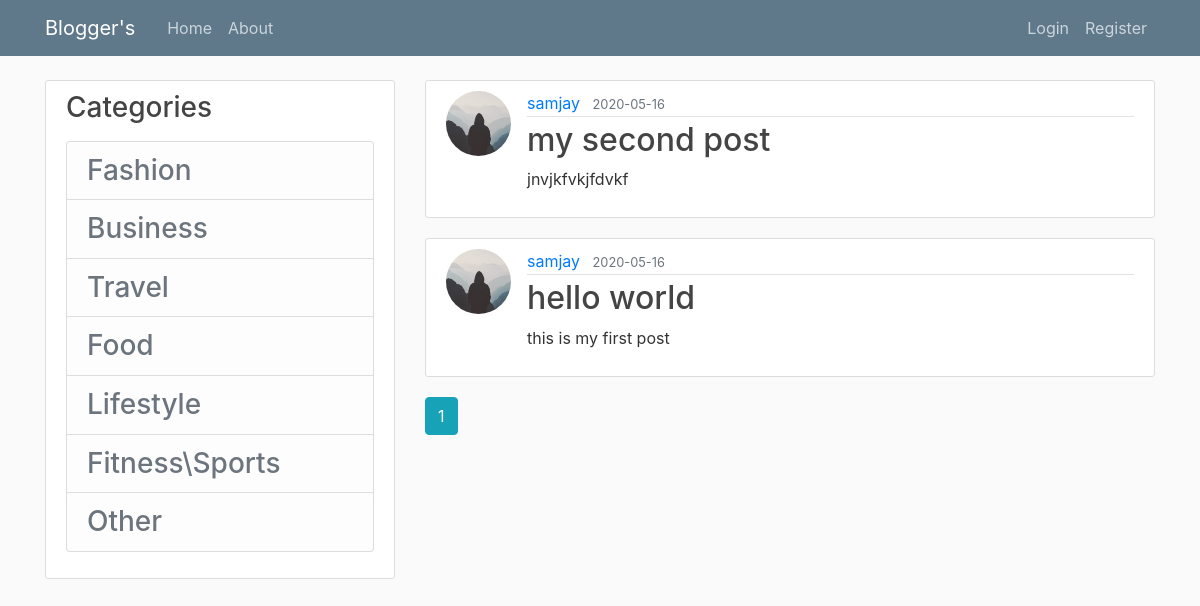
The page /home on the database its author committed.
### blog/models.py (models this page shows, shortened)
class Post(db.Model):
    id = db.Column(db.Integer, primary_key=True)
    category = db.Column(db.Integer, nullable=False)
    title = db.Column(db.String(100), nullable=False)
    date_posted = db.Column(db.DateTime, nullable=False, default=datetime.utcnow)
    content = db.Column(db.Text, nullable=False)
    user_id = db.Column(db.Integer, db.ForeignKey('user.id'), nullable=False)

class User(db.Model, UserMixin):
    id = db.Column(db.Integer, primary_key=True)
    username = db.Column(db.String(20), unique=True, nullable=False)
    email = db.Column(db.String(120), unique=True, nullable=False)
    phone = db.Column(db.String(15), unique=True, nullable=False)
    image_file = db.Column(db.String(20), nullable=False, default='default.jpg')
    password = db.Column(db.String(60), nullable=False)
    posts = db.relationship('Post', backref='author', lazy=True)

### blog/routes.py (the view)
@app.route("/")
@app.route("/home")
def home():
    page = request.args.get('page', 1, type=int)
    posts = Post.query.order_by(Post.date_posted.desc()).paginate(page=page, per_page=3)
    return render_template('home.html', posts=posts)

### blog/templates/home.html
{% extends "layout.html" %}
{% block content %}
    {% for post in posts.items %}
        <article class="media content-section">
            <img class="rounded-circle article-img" src="{{url_for('static', filename='profile_pics/' + post.author.image_file)}}">
            <div class="media-body">
                <div class="article-metadata">
                    <a class="mr-2" href="{{url_for('user_post', username=post.author.username)}}">{{post.author.username}}</a>
                    <small class="text-muted">{{post.date_posted.strftime('%Y-%m-%d')}}</small>
                </div>
                <h2><a class="article-title" href="{{url_for('post', post_id=post.id)}}">{{post.title}}</a></h2>
                <p class="article-content">{{post.content}}</p>
            </div>
        </article>
    {% endfor %}
{% for page_num in posts.iter_pages(left_edge=1, right_edge=1, left_current=1, right_current=2) %}
   {% if page_num %}
         {% if posts.page == page_num %}
             <a class="btn btn-info mb-4" href="{{url_for('home', page=page_num)}}">{{page_num}}</a>
         {% else %}
             <a class="btn btn-outline-info mb-4" href="{{url_for('home', page=page_num)}}">{{page_num}}</a>
         {% endif %}
   {% else %}
    ...
   {% endif %}
{% endfor %}
{% endblock content %}

### blog/templates/layout.html (shortened to what this page needs)
<!DOCTYPE html>
<html lang="en">
<head>
    <link rel="stylesheet" href="https://stackpath.bootstrapcdn.com/bootstrap/4.4.1/css/bootstrap.min.css">
    <link rel="stylesheet" type="text/css" href="{{url_for('static' , filename='main.css')}}">
</head>
<body>
<header class="site-header">
  <nav class="navbar navbar-expand-md navbar-dark bg-steel fixed-top">
    <div class="container">
      <a class="navbar-brand mr-4" href="/">Blogger's</a>
      <div class="collapse navbar-collapse" id="navbarToggle">
        <div class="navbar-nav mr-auto">
          <a class="nav-item nav-link" href="{{url_for('home')}}">Home</a>
          <a class="nav-item nav-link" href="{{url_for('about')}}">About</a>
        </div>
        <div class="navbar-nav">
            {% if current_user.is_authenticated %}
            <a class="nav-item nav-link" href="{{url_for('new_post')}}">New Post</a>
            <a class="nav-item nav-link" href="{{url_for('account')}}">Account</a>
            <a class="nav-item nav-link" href="{{url_for('logout')}}">Logout</a>
            {% else %}
            <a class="nav-item nav-link" href="{{url_for('login')}}">Login</a>
            <a class="nav-item nav-link" href="{{url_for('register')}}">Register</a>
             {% endif %}
        </div>
      </div>
    </div>
  </nav>
</header>
    <main role="main" class="container">
  <div class="row">
       <div class="col-md-4">
     <div class="content-section">
        <h3>Categories</h3>
        <p class='text-muted'>
          <ul class="list-group">
            <li class="list-group-item list-group-item-light"><a class="text-muted h3" href="{{url_for('category', category_val=1)}}">Fashion</a></li>
            <li class="list-group-item list-group-item-light"><a class="text-muted h3" href="{{url_for('category', category_val=2)}}">Business</a></li>
            <li class="list-group-item list-group-item-light"><a class="text-muted h3" href="{{url_for('category', category_val=3)}}">Travel</a></li>
            <li class="list-group-item list-group-item-light"><a class="text-muted h3" href="{{url_for('category', category_val=4)}}">Food</a></li>
            <li class="list-group-item list-group-item-light"><a class="text-muted h3" href="{{url_for('category', category_val=5)}}">Lifestyle</a></li>
            <li class="list-group-item list-group-item-light"><a class="text-muted h3" href="{{url_for('category', category_val=6)}}">Fitness\Sports</a></li>
            <li class="list-group-item list-group-item-light"><a class="text-muted h3" href="{{url_for('category', category_val=7)}}">Other</a></li>
          </ul>
        </p>
      </div>
    </div>
    <div class="col-md-8">
      {% block content %}{% endblock %}
    </div>
  </div>
</main>
</body>
</html>

### blog/static/main.css (style rules this page uses)
body { background: #fafafa; color: #333333; margin-top: 5rem; }
h1, h2, h3, h4, h5, h6 { color: #444444; }
.bg-steel { background-color: #5f788a; }
.site-header .navbar-nav .nav-link { color: #cbd5db; }
.content-section { background: #ffffff; padding: 10px 20px; border: 1px solid #dddddd; border-radius: 3px; margin-bottom: 20px; }
.article-title { color: #444444; }
.article-content { white-space: pre-line; }
.article-img { height: 65px; width: 65px; margin-right: 16px; }
.article-metadata { padding-bottom: 1px; margin-bottom: 4px; border-bottom: 1px solid #e3e3e3 }

### rows shown on the page
Post: image_file (placeholder picture), author.username "samjay", date_posted "2020-05-16", title "my second post", content "jnvjkfvkjfdvkf"
Post: image_file (placeholder picture), author.username "samjay", date_posted "2020-05-16", title "hello world", content "this is my first post"

### other values the page prints
{{ page_num }} "1"
